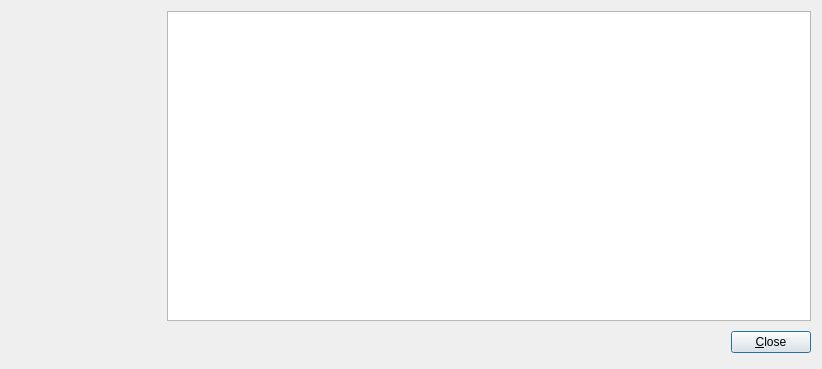
<?xml version="1.0" encoding="UTF-8"?>
<ui version="4.0">
 <author>Michal Duda</author>
 <class>aboutDialog</class>
 <widget class="QDialog" name="aboutDialog">
  <property name="windowModality">
   <enum>Qt::ApplicationModal</enum>
  </property>
  <property name="geometry">
   <rect>
    <x>0</x>
    <y>0</y>
    <width>822</width>
    <height>369</height>
   </rect>
  </property>
  <property name="windowTitle">
   <string>About DataAnalyzer</string>
  </property>
  <property name="windowIcon">
   <iconset resource="../../resource/DataAnalyzer.qrc">
    <normaloff>:/images/1467665209-300px.png</normaloff>:/images/1467665209-300px.png</iconset>
  </property>
  <property name="locale">
   <locale language="English" country="UnitedStates"/>
  </property>
  <property name="modal">
   <bool>true</bool>
  </property>
  <layout class="QVBoxLayout" name="verticalLayout">
   <item>
    <layout class="QHBoxLayout" name="horizontalLayout">
     <item>
      <widget class="QLabel" name="label">
       <property name="minimumSize">
        <size>
         <width>150</width>
         <height>150</height>
        </size>
       </property>
       <property name="maximumSize">
        <size>
         <width>150</width>
         <height>150</height>
        </size>
       </property>
       <property name="text">
        <string/>
       </property>
       <property name="pixmap">
        <pixmap resource="../../resource/DataAnalyzer.qrc">:/images/1467665209-300px.png</pixmap>
       </property>
       <property name="scaledContents">
        <bool>true</bool>
       </property>
      </widget>
     </item>
     <item>
      <widget class="QTextBrowser" name="textBrowser">
       <property name="acceptDrops">
        <bool>false</bool>
       </property>
       <property name="source">
        <url>
         <string>qrc:/text/about.html</string>
        </url>
       </property>
       <property name="openExternalLinks">
        <bool>true</bool>
       </property>
      </widget>
     </item>
    </layout>
   </item>
   <item>
    <layout class="QHBoxLayout">
     <property name="spacing">
      <number>6</number>
     </property>
     <property name="leftMargin">
      <number>0</number>
     </property>
     <property name="topMargin">
      <number>0</number>
     </property>
     <property name="rightMargin">
      <number>0</number>
     </property>
     <property name="bottomMargin">
      <number>0</number>
     </property>
     <item>
      <spacer>
       <property name="orientation">
        <enum>Qt::Horizontal</enum>
       </property>
       <property name="sizeHint" stdset="0">
        <size>
         <width>131</width>
         <height>31</height>
        </size>
       </property>
      </spacer>
     </item>
     <item>
      <widget class="QPushButton" name="okButton">
       <property name="text">
        <string>&amp;Close</string>
       </property>
      </widget>
     </item>
    </layout>
   </item>
  </layout>
 </widget>
 <resources>
  <include location="../../resource/DataAnalyzer.qrc"/>
 </resources>
 <connections>
  <connection>
   <sender>okButton</sender>
   <signal>clicked()</signal>
   <receiver>aboutDialog</receiver>
   <slot>accept()</slot>
   <hints>
    <hint type="sourcelabel">
     <x>278</x>
     <y>253</y>
    </hint>
    <hint type="destinationlabel">
     <x>96</x>
     <y>254</y>
    </hint>
   </hints>
  </connection>
 </connections>
</ui>
